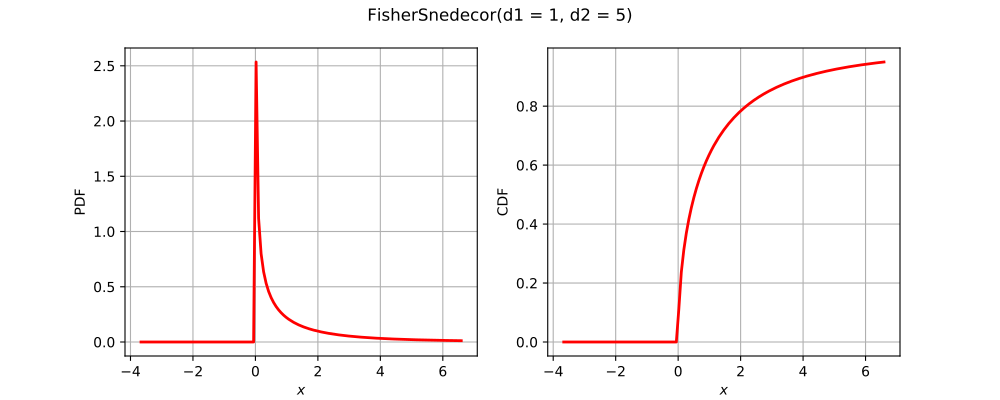

This figure's Python source:
import openturns as ot
from matplotlib import pyplot as plt
from openturns.viewer import View
if (ot.FisherSnedecor().__class__.__name__=='ComposedDistribution'):
    correlation = ot.CorrelationMatrix(2)
    correlation[1, 0] = 0.25
    aCopula = ot.NormalCopula(correlation)
    marginals = [ot.Normal(1.0, 2.0), ot.Normal(2.0, 3.0)]
    distribution = ot.ComposedDistribution(marginals, aCopula)
elif (ot.FisherSnedecor().__class__.__name__=='CumulativeDistributionNetwork'):
    distribution = ot.CumulativeDistributionNetwork([ot.Normal(2),ot.Dirichlet([0.5, 1.0, 1.5])], ot.BipartiteGraph([[0,1], [0,1]]))
elif (ot.FisherSnedecor().__class__.__name__=='Histogram'):
    distribution = ot.Histogram([-1.0, 0.5, 1.0, 2.0], [0.45, 0.4, 0.15])
else:
    distribution = ot.FisherSnedecor()
dimension = distribution.getDimension()
if dimension <= 2:
    if distribution.getDimension() == 1:
        distribution.setDescription(['$x$'])
        pdf_graph = distribution.drawPDF()
        cdf_graph = distribution.drawCDF()
        fig = plt.figure(figsize=(10, 4))
        plt.suptitle(str(distribution))
        pdf_axis = fig.add_subplot(121)
        cdf_axis = fig.add_subplot(122)
        View(pdf_graph, figure=fig, axes=[pdf_axis], add_legend=False)
        View(cdf_graph, figure=fig, axes=[cdf_axis], add_legend=False)
    else:
        distribution.setDescription(['$x_1$', '$x_2$'])
        pdf_graph = distribution.drawPDF()
        fig = plt.figure(figsize=(10, 5))
        plt.suptitle(str(distribution))
        pdf_axis = fig.add_subplot(111)
        View(pdf_graph, figure=fig, axes=[pdf_axis], add_legend=False)
